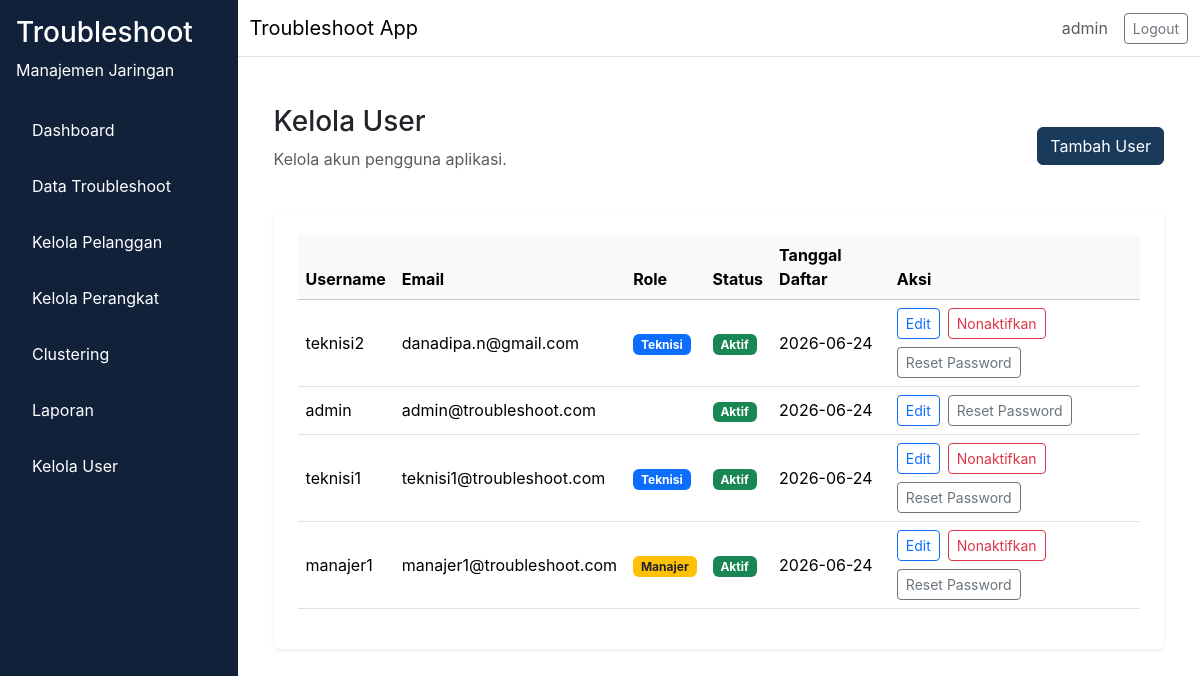
Before: /admin/users (signed in) with the older database file.
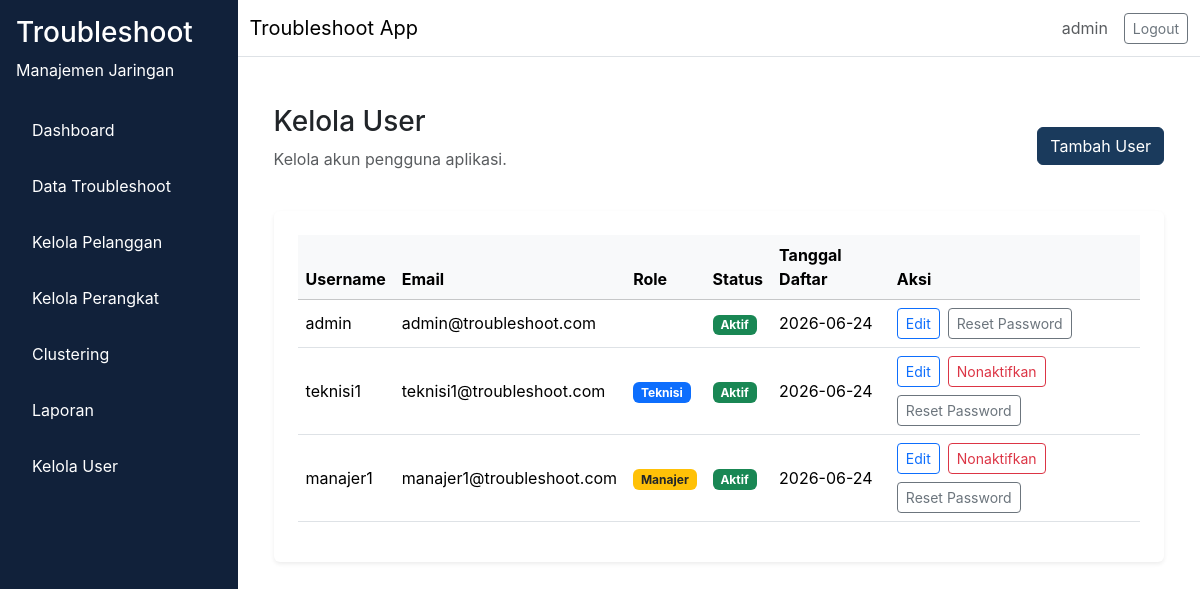
After: the same page with the newer database file.
### app/models/user.py (models this page shows, shortened)
class User(db.Model, UserMixin):
    __tablename__ = "user"
    id = db.Column(db.Integer, primary_key=True)
    username = db.Column(db.String(64), unique=True, nullable=False)
    email = db.Column(db.String(120), unique=True, nullable=False)
    password_hash = db.Column(db.String(256), nullable=False)
    role = db.Column(db.Enum(RoleEnum), nullable=False, default=RoleEnum.teknisi)
    created_at = db.Column(db.DateTime, server_default=db.func.now(), nullable=False)
    is_active = db.Column(db.Boolean, default=True, nullable=False)

### app/routes/admin.py (the view)
@admin_bp.route("/users")
@role_required(["admin"])
def users():
    users = User.query.order_by(User.created_at.desc()).all()
    return render_template("admin/users.html", users=users)

### app/__init__.py (called while the page is built)
def load_user(user_id):
    return User.query.get(int(user_id))

### app/utils.py (called while the page is built)
def role_required(roles):
    def decorator(view_func):
        @wraps(view_func)
        @login_required
        def wrapped(*args, **kwargs):
            if not current_user.is_authenticated:
                return redirect(url_for("auth.login"))
            current_role = getattr(current_user, "role", None)
            role_value = current_role.value if current_role is not None else None
            if role_value not in roles:
                flash("Akses ditolak. Anda tidak memiliki izin untuk melihat halaman ini.", "danger")
                return redirect(url_for("dashboard.index"))
            return view_func(*args, **kwargs)
        return wrapped
    return decorator

### app/templates/admin/users.html (shortened to what this page needs)
{% extends "base.html" %}
{% block content %}
<div class="container-fluid">
  <div class="d-flex flex-column flex-md-row align-items-start align-items-md-center justify-content-between mb-4 gap-3">
    <div>
      <h1 class="h3">Kelola User</h1>
      <p class="text-muted">Kelola akun pengguna aplikasi.</p>
    </div>
    <div class="d-flex gap-2">
      <a href="{{ url_for('admin.tambah_user') }}" class="btn btn-primary">Tambah User</a>
    </div>
  </div>
  <div class="card shadow-sm p-4">
    <div class="table-responsive">
      <table class="table table-hover align-middle">
        <thead class="table-light">
          <tr>
            <th>Username</th>
            <th>Email</th>
            <th>Role</th>
            <th>Status</th>
            <th>Tanggal Daftar</th>
            <th>Aksi</th>
          </tr>
        </thead>
        <tbody>
          {% for user in users %}
          <tr>
            <td>{{ user.username }}</td>
            <td>{{ user.email }}</td>
            <td>
              {% if user.role.value == 'admin' %}
                <span class="badge bg-purple">Admin</span>
              {% elif user.role.value == 'teknisi' %}
                <span class="badge bg-primary">Teknisi</span>
              {% else %}
                <span class="badge bg-warning text-dark">Manajer</span>
              {% endif %}
            </td>
            <td>
              {% if user.is_active %}
                <span class="badge bg-success">Aktif</span>
              {% else %}
                <span class="badge bg-secondary">Nonaktif</span>
              {% endif %}
            </td>
            <td>{{ user.created_at.strftime('%Y-%m-%d') }}</td>
            <td>
              <div class="d-flex flex-wrap gap-2">
                <a href="{{ url_for('admin.edit_user', id=user.id) }}" class="btn btn-sm btn-outline-primary">Edit</a>
                {% if user.id != current_user.id %}
                <button type="button" class="btn btn-sm btn-outline-danger btn-toggle-active" data-user-id="{{ user.id }}" data-active="{{ '1' if user.is_active else '0' }}">
                  {{ 'Nonaktifkan' if user.is_active else 'Aktifkan' }}
                </button>
                {% endif %}
                <form method="POST" action="{{ url_for('admin.reset_password', id=user.id) }}" class="d-inline">
                  <button type="submit" class="btn btn-sm btn-outline-secondary">Reset Password</button>
                </form>
              </div>
            </td>
          </tr>
          {% else %}
          <tr>
            <td colspan="6" class="text-center text-muted">Tidak ada pengguna.</td>
          </tr>
          {% endfor %}
        </tbody>
      </table>
    </div>
  </div>
</div>
{% endblock %}

### app/templates/base.html (shortened to what this page needs)
<!doctype html>
<html lang="en">
  <head>
    <link href="https://cdn.jsdelivr.net/npm/bootstrap@5.3.2/dist/css/bootstrap.min.css" rel="stylesheet">
    <link rel="stylesheet" href="{{ url_for('static', filename='css/style.css') }}">
  </head>
  <body>
    <div class="d-flex min-vh-100 bg-light">
      {% if current_user.is_authenticated %}
      <nav class="sidebar p-3">
        <div class="sidebar-header mb-4 text-white">
          <h3>Troubleshoot</h3>
          <p>Manajemen Jaringan</p>
        </div>
        <ul class="nav flex-column">
          <li class="nav-item mb-2">
            <a class="nav-link text-white" href="{{ url_for('dashboard.index') }}">Dashboard</a>
          </li>
          {% if current_user.role.value == 'teknisi' %}
            <li class="nav-item mb-2">
              <a class="nav-link text-white" href="{{ url_for('troubleshoot.my_tasks') }}">Task Saya</a>
            </li>
          {% else %}
            <li class="nav-item mb-2">
              <a class="nav-link text-white" href="{{ url_for('troubleshoot.index') }}">Data Troubleshoot</a>
            </li>
            <li class="nav-item mb-2">
              <a class="nav-link text-white" href="{{ url_for('pelanggan.index') }}">Kelola Pelanggan</a>
            </li>
            <li class="nav-item mb-2">
              <a class="nav-link text-white" href="{{ url_for('pelanggan.perangkat_index') }}">Kelola Perangkat</a>
            </li>
            {% if current_user.role.value in ['admin', 'manajer'] %}
            <li class="nav-item mb-2">
              <a class="nav-link text-white" href="{{ url_for('clustering.index') }}">Clustering</a>
            </li>
            {% endif %}
            <li class="nav-item mb-2">
              <a class="nav-link text-white" href="{{ url_for('laporan.index') }}">Laporan</a>
            </li>
          {% endif %}
          {% if current_user.role.value == 'admin' %}
          <li class="nav-item mb-2">
            <a class="nav-link text-white" href="{{ url_for('admin.users') }}">Kelola User</a>
          </li>
          {% endif %}
        </ul>
      </nav>
      {% endif %}
      <div class="flex-grow-1 d-flex flex-column">
        <nav class="navbar navbar-expand-lg navbar-light bg-white border-bottom">
          <div class="container-fluid">
            <div class="navbar-brand mb-0">Troubleshoot App</div>
            <div class="d-flex align-items-center gap-3">
              {% if current_user.is_authenticated %}
              <span class="text-muted">{{ current_user.username }}</span>
              <a class="btn btn-outline-secondary btn-sm" href="{{ url_for('auth.logout') }}">Logout</a>
              {% endif %}
            </div>
          </div>
        </nav>
        <main class="flex-grow-1 p-4 bg-white">
          {% block content %}
          {% endblock %}
        </main>
      </div>
    </div>
  </body>
</html>

Changed rows visible on the page:
removed User: username "teknisi2", email "danadipa.n@gmail.com", role "Teknisi", shows "Aktif", created_at "2026-06-24", is_active "Nonaktifkan"
